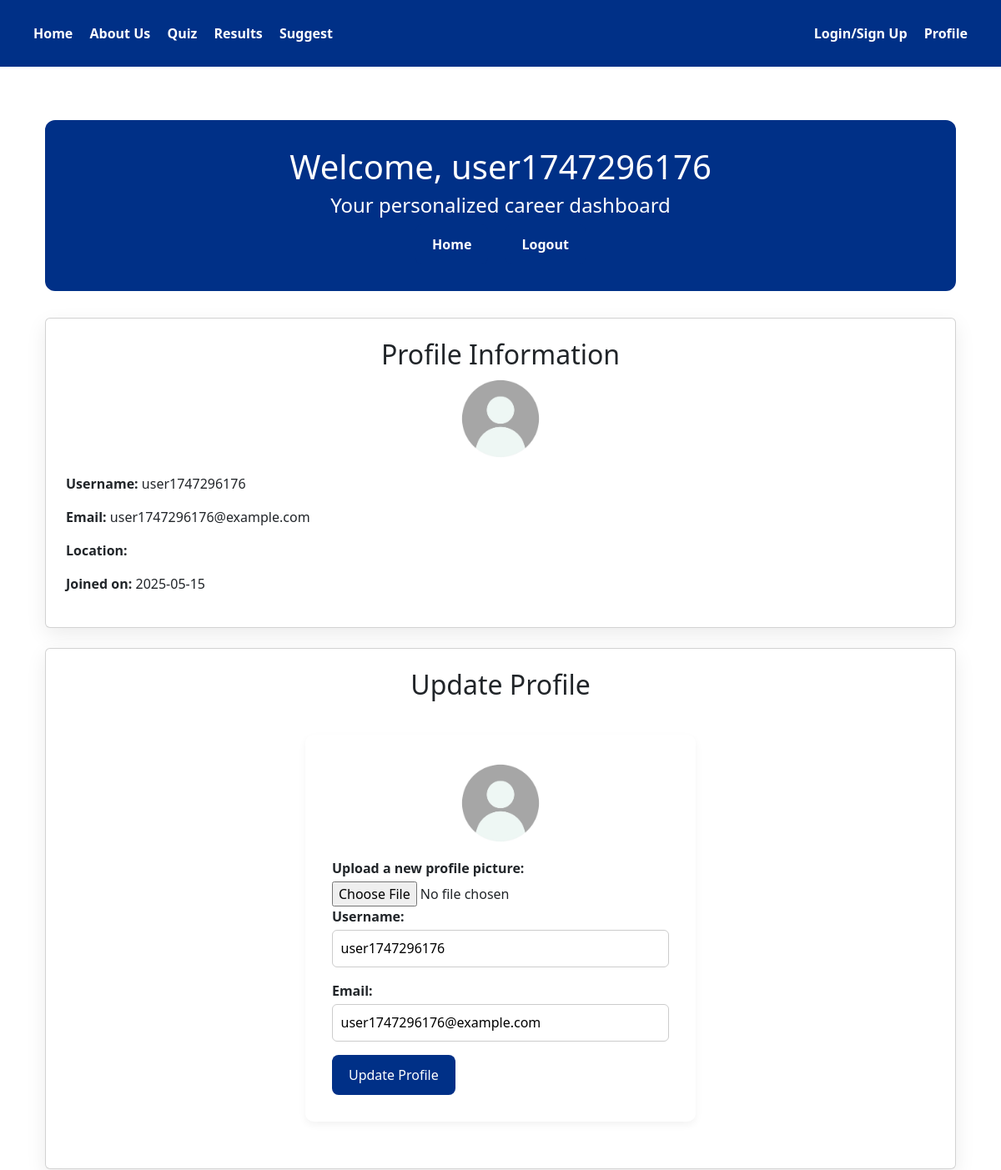
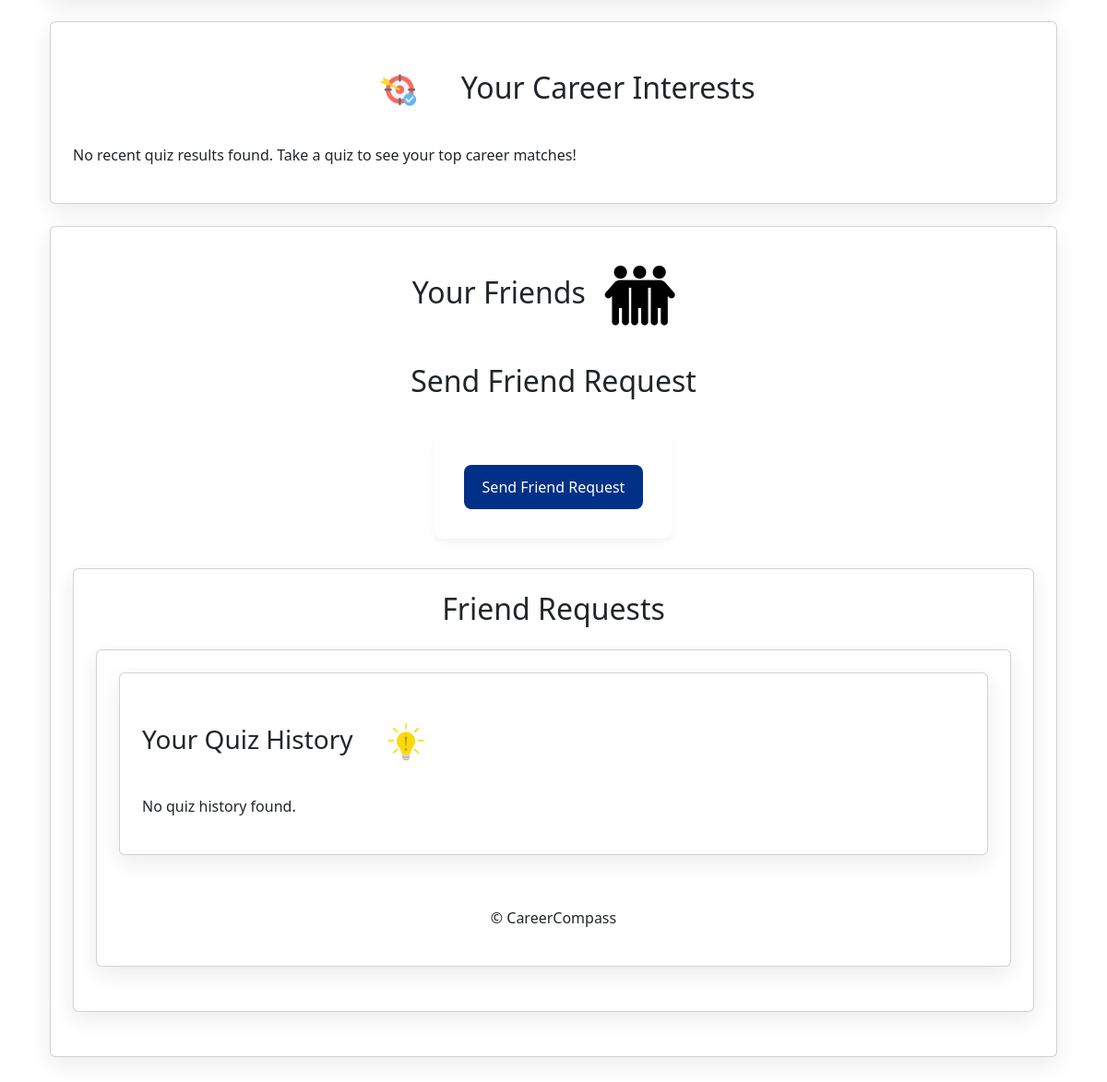
Page /profile (signed in) on the committed database (2 pictures, top to bottom).
### models.py (models this page shows)
class User(UserMixin, db.Model):
    __tablename__ = 'user'
    id = db.Column(db.Integer, primary_key=True)
    username = db.Column(db.String(100), nullable=False, unique=True)
    email = db.Column(db.String(100), nullable=False, unique=True)
    password = db.Column(db.String(100), nullable=False)
    bio = db.Column(db.Text, nullable=True)
    join_date = db.Column(db.DateTime, default=datetime.now)  # Add this line
    profile_pic = db.Column(db.String(120), nullable=True)
    friends = db.relationship(
        'User',
        secondary=friendships,
        primaryjoin=(id == friendships.c.user_id),
        secondaryjoin=(id == friendships.c.friend_id),
        backref='friend_of'
    )

### app.py (the view, shortened to what this page needs)
@app.route('/profile', methods=['GET', 'POST'])
@login_required
def profile():
    if request.method == 'POST':
        current_user.username = request.form['username']
        current_user.email = request.form['email']
        db.session.commit()
        flash('Profile updated successfully!', 'success')
        return redirect(url_for('profile'))
    recent_session = QuizSession.query.filter_by(user_id=current_user.id).order_by(QuizSession.created_at.desc()).first()
    top_jobs = []
    friend_requests = FriendRequest.query.filter_by(to_user_id=current_user.id).all()
    return render_template(
        'profile.html',
        user=current_user,
        top_jobs=top_jobs,
        friend_requests=friend_requests,
        quiz_sessions=current_user.quiz_sessions
    )

### app.py (called while the page is built)
@login_manager.user_loader
def load_user(user_id):
    return User.query.get(int(user_id))

### templates/profile.html (shortened to what this page needs)
{% extends "base.html" %}
{% block content %}
<div class="container">
    <header class="hero">
        <h1>Welcome, {{ user.username }}</h1>
        <h2>Your personalized career dashboard</h2>
        <div class="nav-right">
            <a href="{{ url_for('base') }}" class="button" style="width:auto;">Home</a>
            <a href="{{ url_for('logout') }}" class="button" style="width:auto;">Logout</a>
        </div>
    </header>
    <section class="card">
    <h2>Profile Information</h2>
    <div class="centered" style="margin-bottom: 1rem;">
        <img src="{{ url_for('static', filename='uploads/' + (user.profile_pic or 'user.profile_pic.jpg')) }}"
             alt="Profile Picture" width="100" height="100" style="border-radius: 50%;">
    </div>
    <p><strong>Username:</strong> {{ user.username }}</p>
    <p><strong>Email:</strong> {{ user.email }}</p>
    <p><strong>Location:</strong> {{ user.location }}</p>
    {% if user.join_date %}
        <p><strong>Joined on:</strong> {{ user.join_date.strftime('%Y-%m-%d') }}</p>
    {% else %}
        <p><strong>Joined on:</strong> Unknown</p>
    {% endif %}
    </section>
    <section class="card">
    <h2>Update Profile</h2>
    <form action="{{ url_for('profile') }}" method="POST" enctype="multipart/form-data">
        <div class="centered" style="margin-bottom: 1rem;">
            <img src="{{ url_for('static', filename='uploads/' + (user.profile_pic or 'user.profile_pic.jpg')) }}"
                 alt="Profile Picture" width="100" height="100" style="border-radius: 50%;">
        </div>
        <label for="profile_pic">Upload a new profile picture:</label>
        <input type="file" id="profile_pic" name="profile_pic" accept="image/*">
        <label for="username">Username:</label>
        <input type="text" id="username" name="username" value="{{ user.username }}" required>
        <label for="email">Email:</label>
        <input type="email" id="email" name="email" value="{{ user.email }}" required>
        <button class="button" type="submit">Update Profile</button>
    </form>
    </section>
    <section class="card">
    <h2>
    <img src="{{ url_for('static', filename='images/two.png') }}"
         alt="Career Icon"
         style="width: 100px; height: 100px; margin-right: 10px;">
    Your Career Interests
    </h2>
    {% if top_jobs %}
        <table style="width:100%; border-collapse: collapse;">
            <tr>
                <th>Career Path</th>
                <th>Score</th>
            </tr>
            {% for job, score in top_jobs %}
                <tr>
                    <td>{{ job.title }}</td>
                    <td>{{ '%.1f' % ((score / 30) * 100) }}%</td>
                </tr>
            {% endfor %}
        </table>
    {% else %}
        <p>No recent quiz results found. Take a quiz to see your top career matches!</p>
    {% endif %}
    </section>
    <section class="card">
        <h2>Your Friends
            <img src="{{ url_for('static', filename='images/friend.png') }}"
         alt="Career Icon"
         style="width: 100px; height: 100px; margin-right: 10px;">
        </h2>
        <h2>Send Friend Request</h2>
        <form action="{{ url_for('send_friend_request', to_user_id=user.id) }}" method="POST">
        <button class="button" type="submit">Send Friend Request</button>
        </form>
    <section class="card">
        <h2>Friend Requests</h2>
    <section class="card">
    <section class="card">
        <h3>Your Quiz History
            <img src="{{ url_for('static', filename='images/one.png') }}"
         alt="Career Icon"
         style="width: 100px; height: 100px; margin-right: 10px;">
        </h3>
        {% if quiz_sessions %}
            <ul>
                {% for session in quiz_sessions %}
                    <li>
                        <strong>Quiz Date:</strong> {{ session.created_at.strftime('%Y-%m-%d %H:%M:%S') }}
                        <a href="{{ url_for('results', session_id=session.session_id) }}" class="button">View Results</a>
                    </li>
                {% endfor %}
            </ul>
        {% else %}
            <p>No quiz history found.</p>
        {% endif %}
    </section>
    <footer style="text-align: center; margin-top: 2rem;">
        <p>&copy; CareerCompass</p>
    </footer>
</div>
{% endblock %}

### static/style.css (style rules this page uses)
* { margin: 0; padding: 0; box-sizing: border-box; font-family: ''Inter', 'Segoe UI'', sans-serif; }
body { background-color: #ffffff; color: white; color: #333; line-height: 1.6; }
.container { max-width: 1100px; margin: auto; padding: 2rem; }
.nav-left a, .nav-right a { color: white; margin: 0 0.5rem; text-decoration: none; font-weight: 600; transition: color 0.2s; }
.button { padding: 0.75rem 1.25rem; background-color: #003087; color: white; border: none; border-radius: 8px; cursor: pointer; text-align: center; transition: background 0.2s ease; font-size: 1rem; width: auto; display: inline-block; }
input[type="text"], input[type="email"], input[type="password"], textarea, select { padding: 0.6rem; width: 100%; max-width: 500px; border: 1px solid #ccc; border-radius: 6px; margin-bottom: 1rem; font-size: 1rem; }
form { margin: 2rem auto; padding: 2rem; border-radius: 10px; box-shadow: 0 4px 10px rgba(0, 0, 0, 0.05); }
form label { font-weight: 600; margin-bottom: 0.25rem; display: block; }
.card { background-color: white; border-radius: 12px; padding: 1.5rem; box-shadow: 0 8px 24px rgba(0, 0, 0, 0.08); transition: transform 0.3s ease, box-shadow 0.3s ease; margin-bottom: 1.5rem; display: flex; flex-direction: column; justify-content: space-between; height: 100%; }
.card .button { margin-top: auto; }
h1 { font-weight: 700; margin-bottom: 1rem; color: #222; }
h2 { text-align: center; margin-bottom: 1.5rem; font-size: 2rem; color: #333; }
a { color: #003087; text-decoration: none; }
.centered { display: flex; justify-content: center; align-items: center; }
.hero { background-color: #003087; color: white; padding: 2rem; text-align: center; border-radius: 12px; margin-bottom: 2rem; }
.hero h1 { font-size: 2.5rem; margin-bottom: 0.5rem; }
.hero h2 { font-size: 1.5rem; font-weight: 400; }

### rows in the picture
User: username "user1747296176", email "user1747296176@example.com", join_date "2025-05-15"
